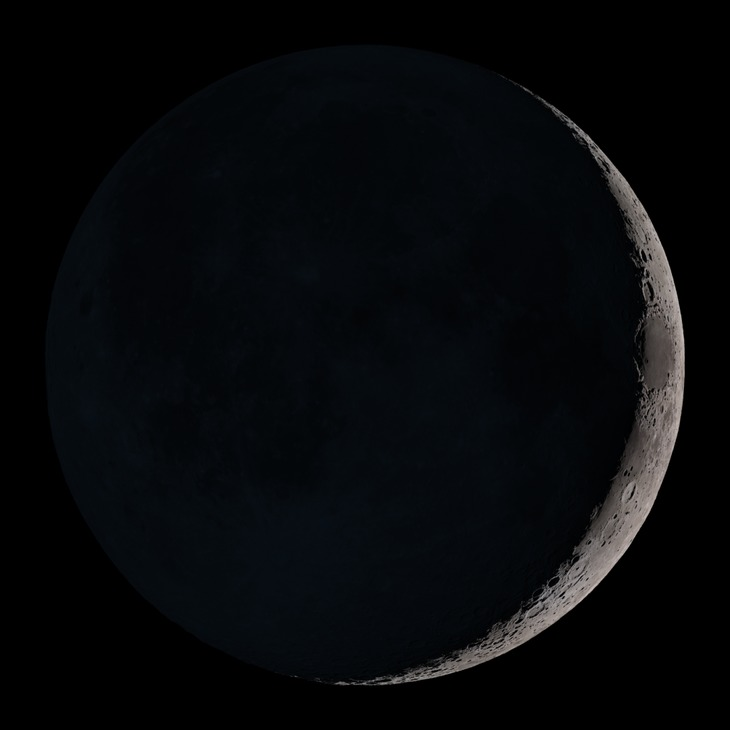
#> input picture lab06/low-contrast-04.jpg, 730 x 730 px
$ jupyter execute eq_histo03.ipynb   (shell and % lines are left out)
#> lines starting #> are read from the running program, lines starting #| are printed output that depends on the picture
[cell 1]
import numpy as np
from PIL import Image
import matplotlib
import matplotlib.pyplot as plt


im1 = Image.open('low-contrast-04.jpg')
#> im1 is the input picture: PIL image 730x730 RGB; mean R, G, B 7.3, 9, 11.1
a = np.array(im1)[:,:,0]
print(a.shape)
#| (730, 730)
im1.show()
h = np.histogram(a,bins=256)
cdf_a = np.zeros(256)
for i in range(256):
    cdf_a[i] = cdf_a[i-1] + h[0][i]
#> after the loop, cdf_a = 256 values from 206451 to 532900
fig1 = plt.figure()
plt.plot(h[0])
#plt.savefig('low-contrast-04h.png')
fig2 = plt.figure()
plt.plot(cdf_a)
print(cdf_a[:10])
#| [206451. 210231. 215751. 258732. 258732. 317524. 386034. 460278. 495486.
#|  495486.]
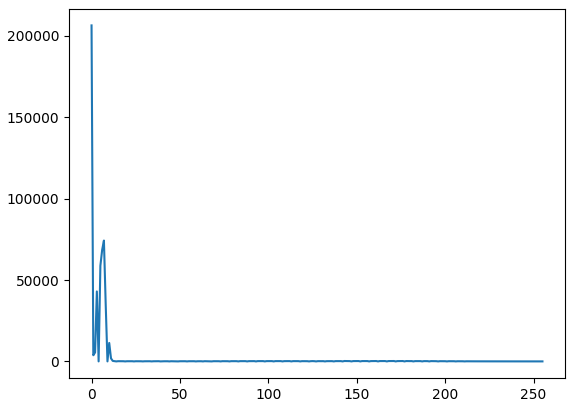
#> figure drawn by matplotlib, 1 panel; curve peaks at x = 0, y = 206451
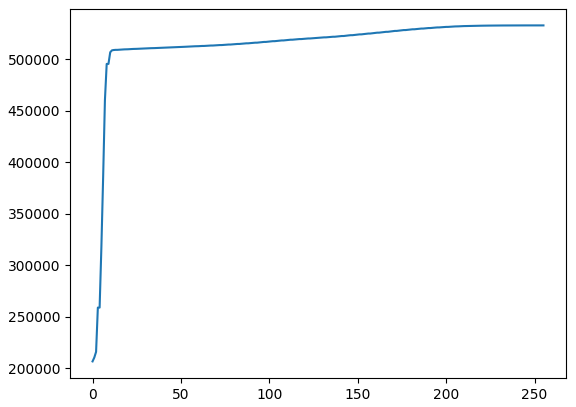
#> figure drawn by matplotlib, 1 panel; curve peaks at x = 255, y = 532900

[cell 2]
b = np.zeros(a.shape, dtype = np.uint8)
t = 255/((b.shape[0]*b.shape[1])-cdf_a[0])
#> t = 0.000781
for x in range(b.shape[0]):
    for y in range(b.shape[1]):
        b[x][y] = (cdf_a[a[x][y]] - cdf_a[0])* t
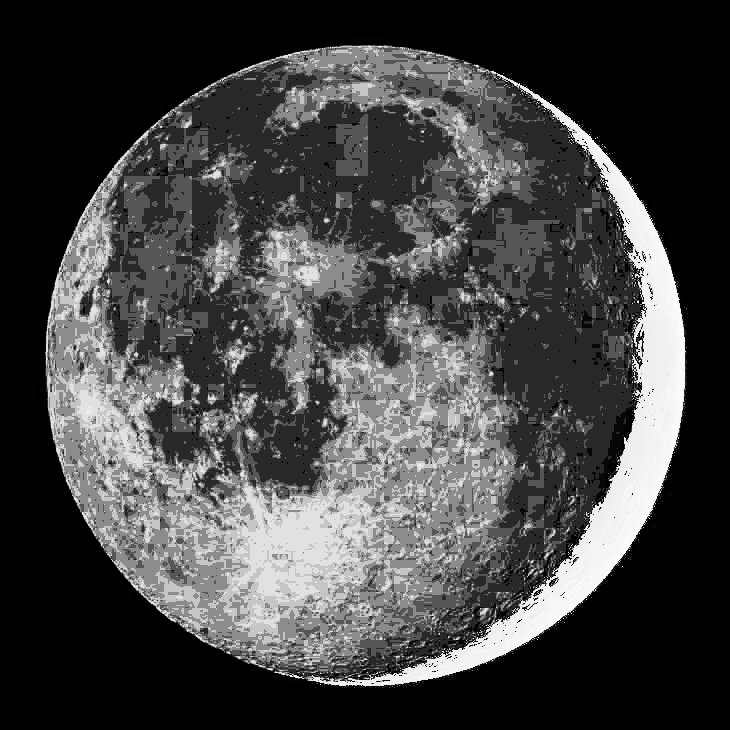
#> b: shape (730, 730); min 0, max 254, mean 68
im2 = Image.fromarray(b,mode = 'L')
im2.show()
im2.save('low-contrast-04a.jpg')

[cell 3]
h_b = np.histogram(b,bins=256)
fig4 = plt.figure()
plt.plot(h_b[0])
plt.savefig('low-contrast-04aeqh.png')
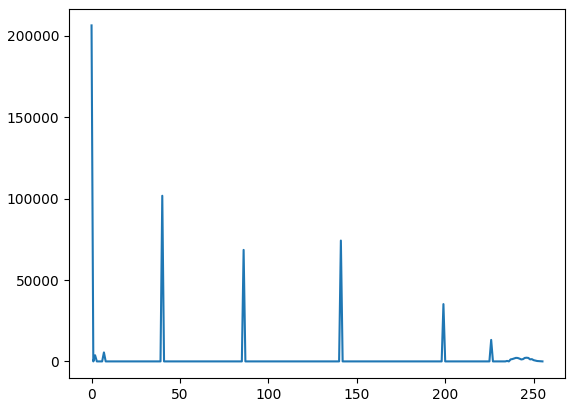
#> figure drawn by matplotlib, 1 panel; curve peaks at x = 0, y = 206451
